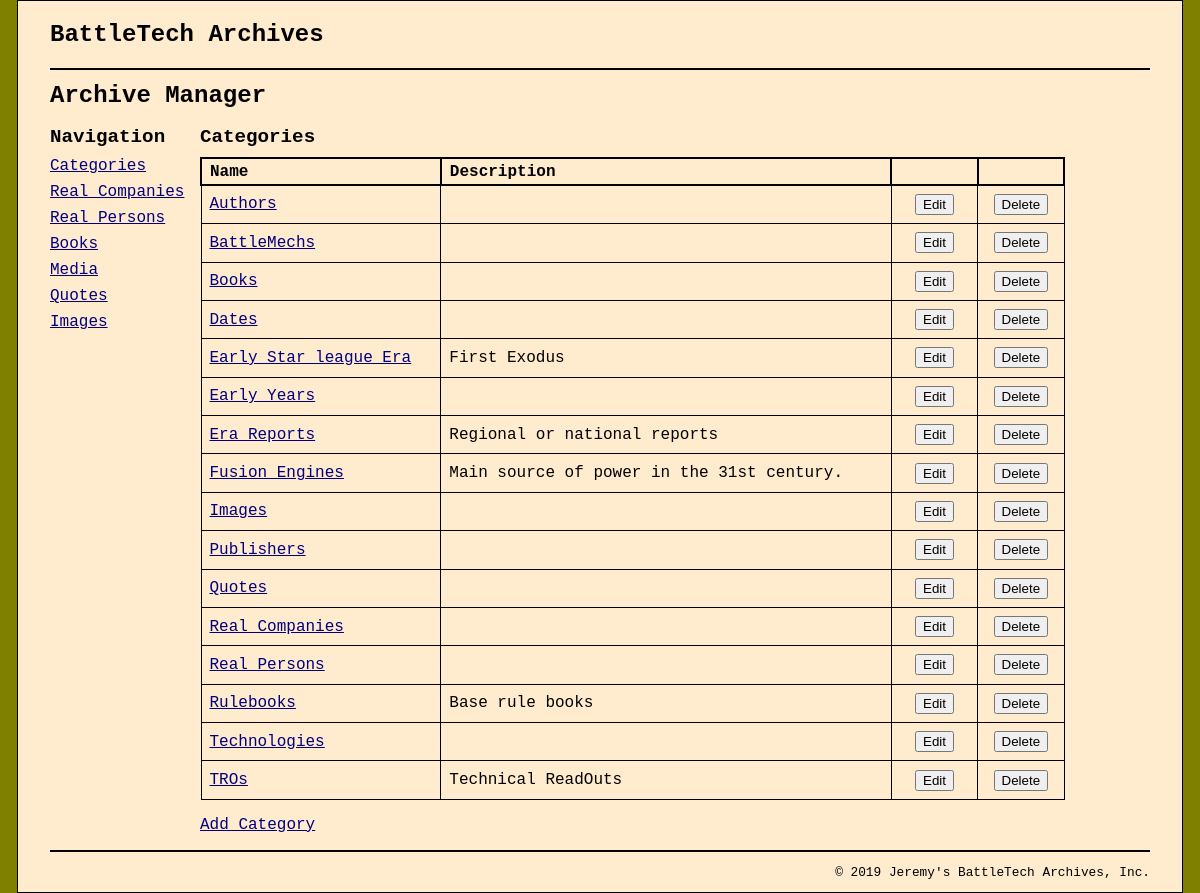
Screenshot of /archive_manager/index.php with the database file from the repository.
### tables this page shows
CREATE TABLE categories (
	ID						INT						NOT NULL	AUTO_INCREMENT,
	parentID				INT,
	name					VARCHAR(255)			NOT NULL,
	description				VARCHAR(255)			NOT NULL,
	PRIMARY KEY (ID, name)
);

### model/category_db.php (called while the page is built, shortened)
<?php
class CategoryDB {
  public function getCategories()
  {
    $db = Database::getDB();
    $query = "SELECT *
              FROM categories
              ORDER BY categories.name ASC";
    $results = $db->query($query);
    $categories = array();
    foreach ($results as $row) {
      $category = new Category($row['name'], $row['parentID'], $row['description'], $row['ID']);
      $categories[] = $category;
    }
    return $categories;
  }
}
class Category {
  private $id, $name, $description;
  public function __construct
    ($name = '', $parent_id = 0, $description = '', $id = 0)
  {
    $this->id = $id;
    $this->name = $name;
    $this->description = $description;
  }
  public function getID() { return $this->id; }
  public function getName() { return $this->name; }
  public function getDescription() { return $this->description; }
}
?>

### archive_manager/categories_list.php (the view, shortened to what this page needs)
<?php include('../view/header.php'); ?>
<main>
  <h1>Archive Manager</h1>
  <aside>
    <h2>Navigation</h2>
    <?php include('../view/manager_navigation.php'); ?>
  </aside>
  <section>
    <h2>Categories</h2>
    <table class="manager_list_table">
      <tr>
        <th>Name</th>
        <th>Description</th>
        <th>&nbsp;</th>
        <th>&nbsp;</th>
      </tr>
      <?php foreach ($categories as $category) : ?>
      <tr>
        <td>
          <a href="?action=<?php echo Action::view_category; ?>&
          <?php echo VN::category_id.'='.$category->getID(); ?>">
            <?php echo $category->getName(); ?>
          </a>
        </td>
        <td><?php echo $category->getDescription(); ?></td>
        <td class="button">
          <form action="." method="post">
            <input type="submit" name="<?php echo VN::button; ?>" value="<?php echo BV::Edit; ?>">
          </form>
        </td>
        <td class="button">
          <form action="." method="post">
            <input type="submit" name="<?php echo VN::button; ?>" value="<?php echo BV::Delete; ?>">
          </form>
        </td>
      </tr>
      <?php endforeach; ?>
    </table>
    <p>
      <a href="?action=<?php echo Action::show_add_category_form; ?>">
        Add Category
      </a>
    </p>
  </section>
</main>
<?php include('../view/footer.php'); ?>

### archive_manager/index.php (shortened to what this page needs)
<?php
require('../model/category_db.php');
$action = filter_input(INPUT_POST, 'action') ??
          filter_input(INPUT_GET, 'action') ??
          'list_categories';
if (preg_match('/categor/', $action)) {
  include('controller_category.php');
}
?>

### archive_manager/controller_category.php (shortened to what this page needs)
<?php
$category_db = new CategoryDB();
$categories = $category_db->getCategories();
switch ($action) {
case Action::list_categories :
    include 'categories_list.php';
    break;
}
?>

### view/header.php (shortened to what this page needs)
<!DOCTYPE html>
<html>
  <head>
    <link rel="stylesheet" type="text/css" href="/BTA/main.css">
  </head>
  <body>
    <header><h1>BattleTech Archives</h1></header>

### view/manager_navigation.php
<!DOCTYPE html>
<nav>
	<ul>
    <li><a href="?action=list_categories">Categories</a></li>
    <li><a href="?action=list_realcompanies">Real Companies</a></li>
    <li><a href="?action=list_realpersons">Real Persons</a></li>
    <li><a href="?action=list_books">Books</a></li>
    <li><a href="?action=list_media">Media</a></li>
    <li><a href="?action=list_quotes">Quotes</a></li>
    <li><a href="?action=list_images">Images</a></li>
	</ul>
</nav>

### view/footer.php
    <footer>
      <p class="copyright">
          &copy; <?php echo date("Y"); ?> Jeremy's BattleTech Archives, Inc.
      </p>
    </footer>
  </body>
</html>

### main.css (style rules this page uses)
html { background-color: olive; }
body { font-family: "Courier New", Courier, monospace; width: 1100px; margin: 0 auto; padding: 0 2em; background-color: blanchedalmond; border: 1px solid black; }
header { border-bottom: 2px solid black; padding: .5em 0; }
footer { clear: both; border-top: 2px solid black; }
footer p { text-align: right; font-size: 80%; }
h1 { font-size: 150%; margin: .5em 0; color: black; }
h2 { font-size: 120%; margin: .25em 0 .5em; color: black; }
ul { list-style-type: none; margin: 0; padding-left: 0; padding-bottom: 1em; }
li { padding-bottom: 0.5em; }
a { color: navy; }
input { margin: 5px; }
aside { float: left; width: 150px; }
section { float: left; width: 865px; }
.manager_list_table { width: 100%; border: 1px solid black; border-collapse: collapse; }
.manager_list_table th { border: 2px solid black; }
.manager_list_table td { border: 1px solid black; }
.manager_list_table th, td { padding: .2em .5em .2em .5em; text-align: left; }
.button { text-align: center; width: 10%; }
.manager_entity_form th, td { padding: .2em .5em .2em .5em; text-align: left; }

### rows the page displays
categories: name "Authors"
categories: name "BattleMechs"
categories: name "Books"
categories: name "Dates"
categories: name "Early Star league Era", description "First Exodus"
categories: name "Early Years"
categories: name "Era Reports", description "Regional or national reports"
categories: name "Fusion Engines", description "Main source of power in the 31st century."
categories: name "Images"
categories: name "Publishers"
categories: name "Quotes"
categories: name "Real Companies"
categories: name "Real Persons"
categories: name "Rulebooks", description "Base rule books"
categories: name "Technologies"
categories: name "TROs", description "Technical ReadOuts"
